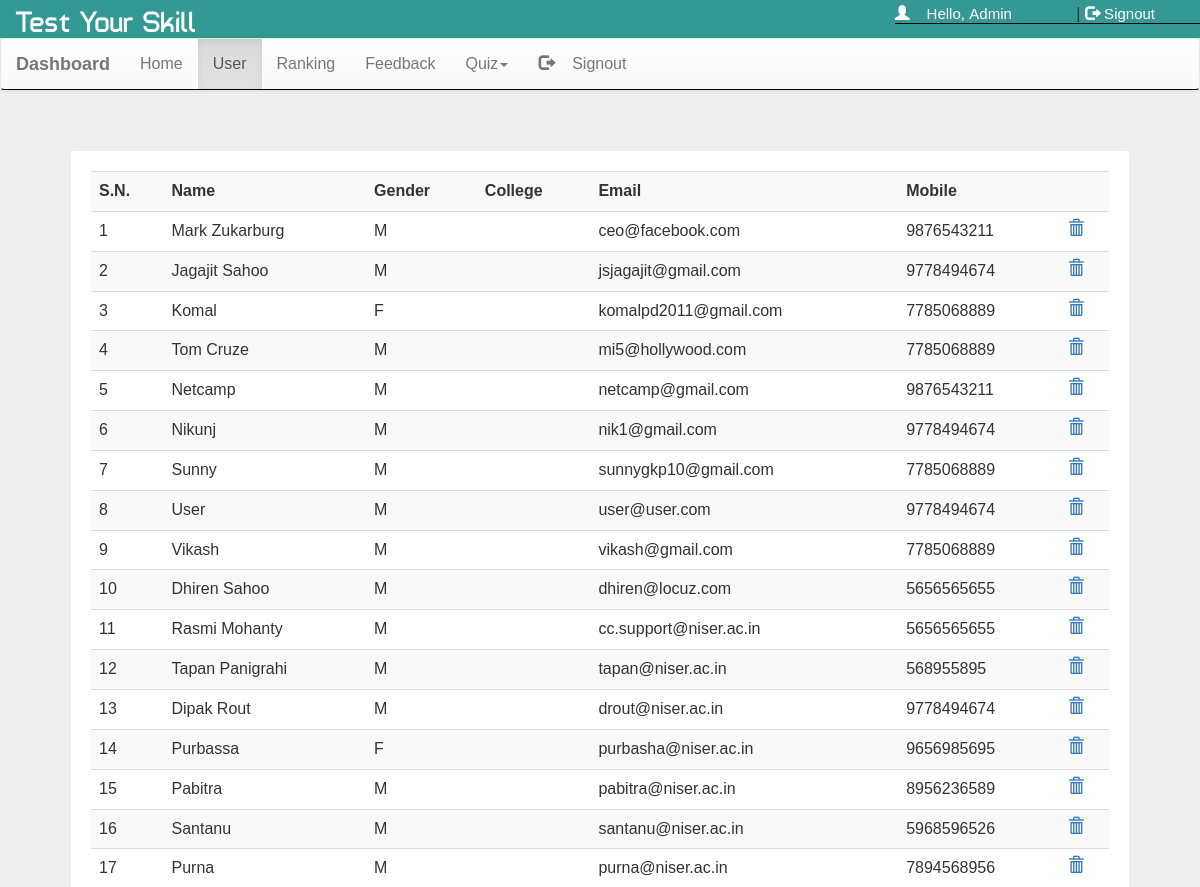
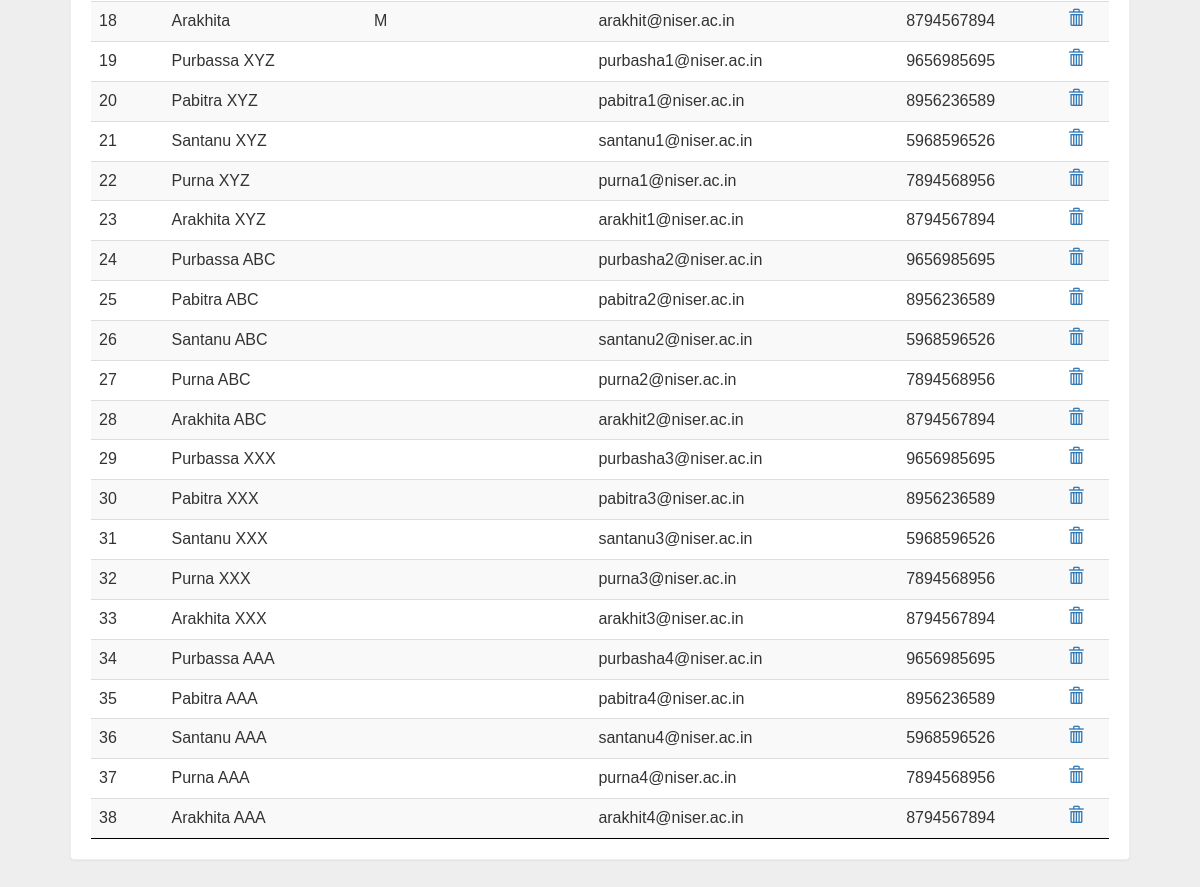
Page /dash.php?q=1 (signed in) on the committed database (2 pictures, top to bottom).
### tables this page shows
CREATE TABLE `user` (
  `id` int(11) NOT NULL,
  `name` varchar(50) NOT NULL,
  `gender` varchar(5) NOT NULL,
  `roll_no` int(11) NOT NULL,
  `email` varchar(50) NOT NULL,
  `mob` bigint(20) NOT NULL,
  `deleted` tinyint(1) NOT NULL DEFAULT '0',
  `date` datetime NOT NULL DEFAULT '0000-00-00 00:00:00' ON UPDATE CURRENT_TIMESTAMP
);

### dash.php (the view, shortened to what this page needs)
<!DOCTYPE html PUBLIC "-//W3C//DTD XHTML 1.0 Transitional//EN" "http://www.w3.org/TR/xhtml1/DTD/xhtml1-transitional.dtd">
<html xmlns="http://www.w3.org/1999/xhtml">
<head>
<link  rel="stylesheet" href="css/bootstrap.min.css"/>
 <link  rel="stylesheet" href="css/bootstrap-theme.min.css"/>
 <link rel="stylesheet" href="css/main.css">
 <link  rel="stylesheet" href="css/font.css">
</head>
<body  style="background:#eee;">
<div class="header">
<div class="row">
<div class="col-lg-6">
<span class="logo">Test Your Skill</span></div>
<?php
 include_once 'dbConnection.php';
  if(!(isset($_SESSION['email']))){
header("location:index.php");
}
else
{
$name = $_SESSION['name'];;
echo '<span class="pull-right top title1" ><span class="log1"><span class="glyphicon glyphicon-user" aria-hidden="true"></span>&nbsp;&nbsp;&nbsp;&nbsp;Hello,</span> <a href="account.php" class="log log1">'.$name.'</a>&nbsp;|&nbsp;<a href="logout.php?q=account.php" class="log"><span class="glyphicon glyphicon-log-out" aria-hidden="true"></span>&nbsp;Signout</button></a></span>';
}?>
</div></div>
<nav class="navbar navbar-default title1">
  <div class="container-fluid">
    <div class="navbar-header">
      <a class="navbar-brand" href="dash.php?q=0"><b>Dashboard</b></a>
    </div>
    <div class="collapse navbar-collapse" id="bs-example-navbar-collapse-1">
      <ul class="nav navbar-nav">
        <li <?php if(@$_GET['q']==0) echo'class="active"'; ?>><a href="dash.php?q=0">Home<span class="sr-only">(current)</span></a></li>
        <li <?php if(@$_GET['q']==1) echo'class="active"'; ?>><a href="dash.php?q=1">User</a></li>
		<li <?php if(@$_GET['q']==2) echo'class="active"'; ?>><a href="dash.php?q=2">Ranking</a></li>
		<li <?php if(@$_GET['q']==3) echo'class="active"'; ?>><a href="dash.php?q=3">Feedback</a></li>
        <li class="dropdown <?php if(@$_GET['q']==4 || @$_GET['q']==5) echo'active"'; ?>">
          <a href="#" class="dropdown-toggle" data-toggle="dropdown" role="button" aria-haspopup="true" aria-expanded="false">Quiz<span class="caret"></span></a>
        </li><li class="pull-right"> <a href="logout.php?q=account.php"><span class="glyphicon glyphicon-log-out" aria-hidden="true"></span>&nbsp;&nbsp;&nbsp;&nbsp;Signout</a></li>
      </ul>
          </div>
  </div>
</nav>
<div class="container">
<div class="row">
<div class="col-md-12">
<?php if(@$_GET['q']==1) {
$result = mysqli_query($con,"SELECT * FROM user") or die('Error');
echo  '<div class="panel"><div class="table-responsive"><table class="table table-striped title1">
<tr><td><b>S.N.</b></td><td><b>Name</b></td><td><b>Gender</b></td><td><b>College</b></td><td><b>Email</b></td><td><b>Mobile</b></td><td></td></tr>';
$c=1;
while($row = mysqli_fetch_array($result)) {
	$name = $row['name'];
	$mob = $row['mob'];
	$gender = $row['gender'];
    $email = $row['email'];
	$college = $row['college'];
	echo '<tr><td>'.$c++.'</td><td>'.$name.'</td><td>'.$gender.'</td><td>'.$college.'</td><td>'.$email.'</td><td>'.$mob.'</td>
	<td><a title="Delete User" href="update.php?demail='.$email.'"><b><span class="glyphicon glyphicon-trash" aria-hidden="true"></span></b></a></td></tr>';
}
echo '</table></div></div>';
}?>
</div>
</div></div>
</body>
</html>

### css/main.css (style rules this page uses)
body { overflow-x:hidden; width:100%; font: 15px "Century Gothic", "Times Roman", sans-serif; background:#eee; min-height:550px; background-attachment:fixed; }
.panel { border-color:#eee; margin:40px; padding:20px; font: 15px "Century Gothic", "Times Roman", sans-serif; }
.header { background:#349895; }
.logo { font-family:'typo'; font-size:30px; color:#fff; margin:15px 0px 15px 15px; }
.title1 { font: 16px "Century Gothic", "Times Roman", sans-serif; border-bottom: 1px solid #000; }
.top { margin-top:5px; }
.log1 { font: 15px 'Ubuntu', sans-serif; color:#fff ; }
.log { margin-right:60px; color:#fff ; text-decoration:none; font-size:20px; font-size:15px; }

### rows in the picture
user: name "Mark Zukarburg", gender "M", email "ceo@facebook.com", mob "9876543211"
user: name "Jagajit Sahoo", gender "M", email "jsjagajit@gmail.com", mob "9778494674"
user: name "Komal", gender "F", email "komalpd2011@gmail.com", mob "7785068889"
user: name "Tom Cruze", gender "M", email "mi5@hollywood.com", mob "7785068889"
user: name "Netcamp", gender "M", email "netcamp@gmail.com", mob "9876543211"
user: name "Nikunj", gender "M", email "nik1@gmail.com", mob "9778494674"
user: name "Sunny", gender "M", email "sunnygkp10@gmail.com", mob "7785068889"
user: name "User", gender "M", email "user@user.com", mob "9778494674"
user: name "Vikash", gender "M", email "vikash@gmail.com", mob "7785068889"
user: name "Dhiren Sahoo", gender "M", email "dhiren@locuz.com", mob "5656565655"
user: name "Rasmi Mohanty", gender "M", email "cc.support@niser.ac.in", mob "5656565655"
user: name "Tapan Panigrahi", gender "M", email "tapan@niser.ac.in", mob "568955895"
user: name "Dipak Rout", gender "M", email "drout@niser.ac.in", mob "9778494674"
user: name "Purbassa", gender "F", email "purbasha@niser.ac.in", mob "9656985695"
user: name "Pabitra", gender "M", email "pabitra@niser.ac.in", mob "8956236589"
user: name "Santanu", gender "M", email "santanu@niser.ac.in", mob "5968596526"
user: name "Purna", gender "M", email "purna@niser.ac.in", mob "7894568956"
user: name "Arakhita", gender "M", email "arakhit@niser.ac.in", mob "8794567894"
user: name "Purbassa XYZ", email "purbasha1@niser.ac.in", mob "9656985695"
user: name "Pabitra XYZ", email "pabitra1@niser.ac.in", mob "8956236589"
user: name "Santanu XYZ", email "santanu1@niser.ac.in", mob "5968596526"
user: name "Purna XYZ", email "purna1@niser.ac.in", mob "7894568956"
user: name "Arakhita XYZ", email "arakhit1@niser.ac.in", mob "8794567894"
user: name "Purbassa ABC", email "purbasha2@niser.ac.in", mob "9656985695"
user: name "Pabitra ABC", email "pabitra2@niser.ac.in", mob "8956236589"
user: name "Santanu ABC", email "santanu2@niser.ac.in", mob "5968596526"
user: name "Purna ABC", email "purna2@niser.ac.in", mob "7894568956"
user: name "Arakhita ABC", email "arakhit2@niser.ac.in", mob "8794567894"
user: name "Purbassa XXX", email "purbasha3@niser.ac.in", mob "9656985695"
user: name "Pabitra XXX", email "pabitra3@niser.ac.in", mob "8956236589"
user: name "Santanu XXX", email "santanu3@niser.ac.in", mob "5968596526"
user: name "Purna XXX", email "purna3@niser.ac.in", mob "7894568956"
user: name "Arakhita XXX", email "arakhit3@niser.ac.in", mob "8794567894"
user: name "Purbassa AAA", email "purbasha4@niser.ac.in", mob "9656985695"
user: name "Pabitra AAA", email "pabitra4@niser.ac.in", mob "8956236589"
user: name "Santanu AAA", email "santanu4@niser.ac.in", mob "5968596526"
user: name "Purna AAA", email "purna4@niser.ac.in", mob "7894568956"
user: name "Arakhita AAA", email "arakhit4@niser.ac.in", mob "8794567894"

### other values in the picture
$name "Admin"
